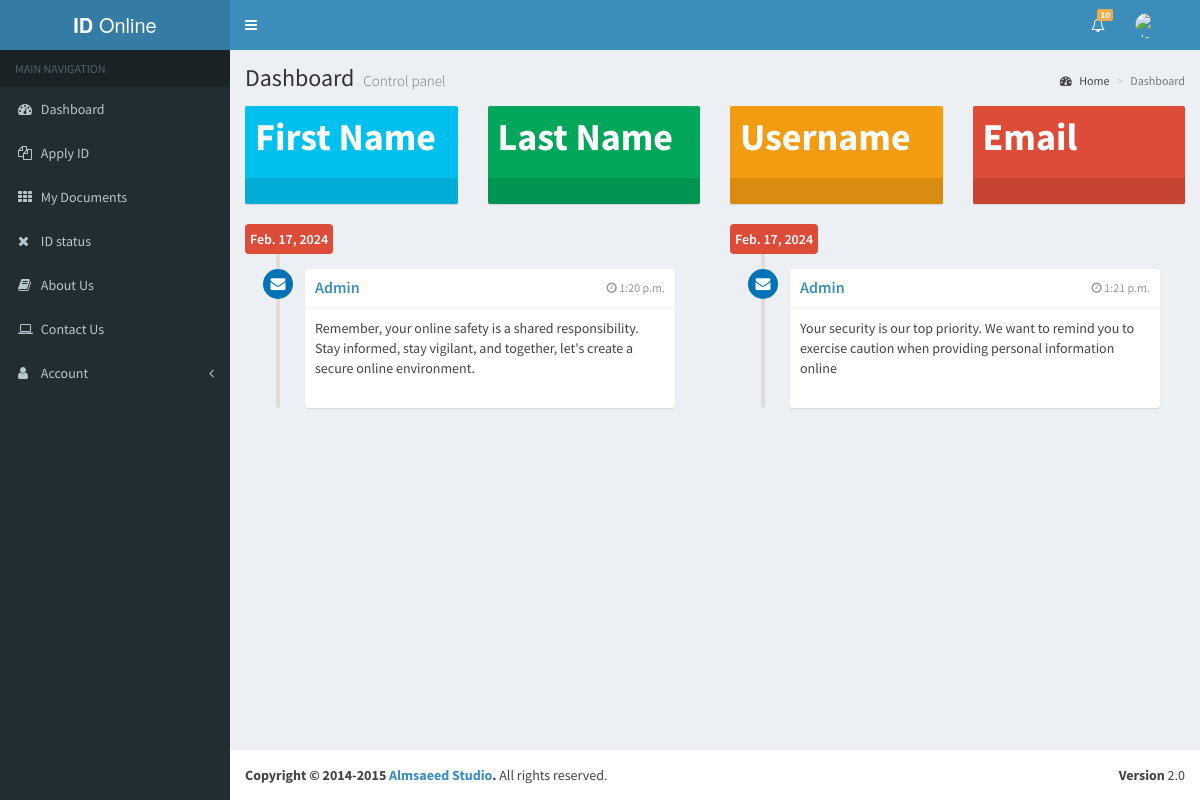
/index, run on the app's committed database.
### app/models.py (models this page shows)
class Notification(models.Model):
    date = models.DateField(auto_now_add=True)
    time = models.TimeField(auto_now_add=True)
    sender = models.CharField(max_length=100)
    messange = models.CharField(max_length=1000)

### app/views.py (the view)
# urls.py: path('index', views.Index, name='index'),
def Index(request):
    notes = Notification.objects.all()
    context = {'notes':notes}
    return render(request, 'app/index.html', context)

### app/templates/app/index.html (shortened to what this page needs)
{% extends 'main.html' %}
{% load static %}
{% block content %}
<div class="content-wrapper">
    <section class="content-header">
        <h1>
            Dashboard
            <small>Control panel</small>
        </h1>
        <ol class="breadcrumb">
            <li><a href="#"><i class="fa fa-dashboard"></i> Home</a></li>
            <li class="active">Dashboard</li>
        </ol>
    </section>
    <section class="content">
        <div class="row">
            <div class="col-lg-3 col-xs-6">
                <div class="small-box bg-aqua">
                    <div class="inner">
                        <h3>First Name</h3>
                    </div>
                    <a href="#" class="small-box-footer"><i class="f fa-arrow-circle-right"></i></a>
                </div>
            </div>
            <div class="col-lg-3 col-xs-6">
                <div class="small-box bg-green">
                    <div class="inner">
                        <h3>Last Name</h3><sup style="font-size: 20px"></sup></h3>
                    </div>
                    <a href="#" class="small-box-footer"><i class="f fa-arrow-circle-right"></i></a>
                </div>
            </div>
            <div class="col-lg-3 col-xs-6">
                <div class="small-box bg-yellow">
                    <div class="inner">
                        <h3>Username</h3>
                    </div>
                    <a href="#" class="small-box-footer"><i class="f fa-arrow-circle-right"></i></a>
                </div>
            </div>
            <div class="col-lg-3 col-xs-6">
                <div class="small-box bg-red">
                    <div class="inner">
                        <h3>Email</h3>
                    </div>
                    <a href="#" class="small-box-footer"><i class="f fa-arrow-circle-right"></i></a>
                </div>
            </div>
        </div>
        <div class="row">
            {% for data in notes %}
            <div class="col-md-6">
                <ul class="timeline">
                    <li class="time-label">
                        <span class="bg-red">
                            {{data.date}}
                        </span>
                    </li>
                    <li>
                        <i class="fa fa-envelope bg-blue"></i>
                        <div class="timeline-item">
                            <span class="time"><i class="fa fa-clock-o"></i> {{data.time}}</span>
                            <h3 class="timeline-header"><a href="#">{{data.sender}}</a></h3>
                            <div class="timeline-body">
                                {{data.messange}}
                            </div>
                            <div class='timeline-footer'>
                            </div>
                        </div>
                    </li>
                </ul>
            </div>
            {% endfor %}
        </div>
    </section>
</div>
{% endblock content %}

### data on the page
Notification: date "Feb. 17, 2024", time "1:20 p.m.", sender "Admin", messange "Remember, your online safety is a shared responsibility. Stay informed, stay vigilant, and together, let's create a secure online environment."
Notification: date "Feb. 17, 2024", time "1:21 p.m.", sender "Admin", messange "Your security is our top priority. We want to remind you to exercise caution when providing personal information online"
